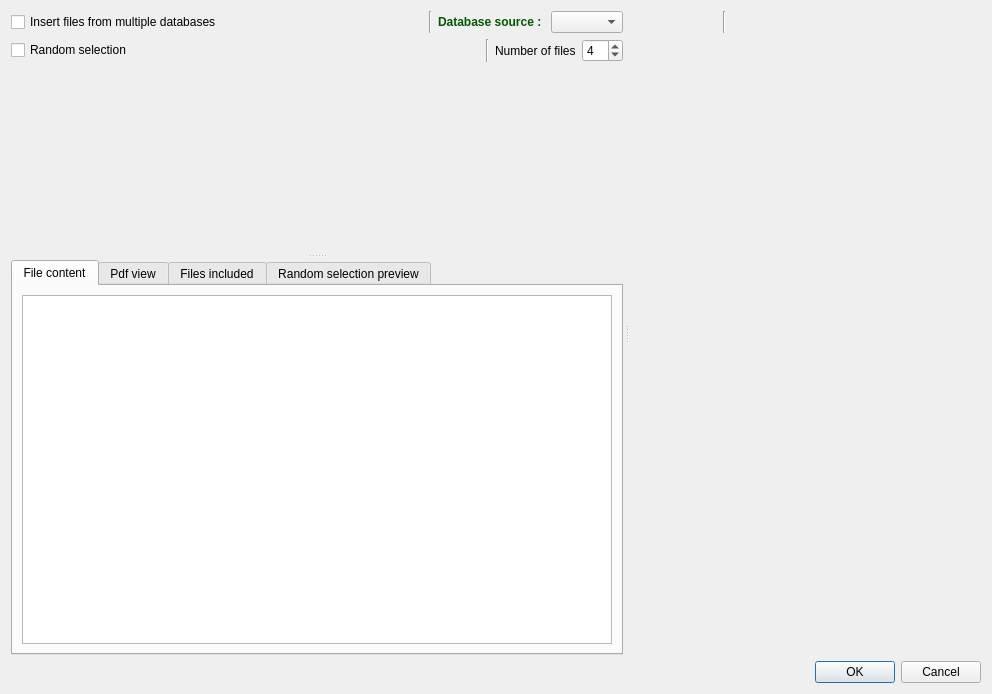
<?xml version="1.0" encoding="UTF-8"?>
<ui version="4.0">
 <class>AddFileToEditor</class>
 <widget class="QDialog" name="AddFileToEditor">
  <property name="geometry">
   <rect>
    <x>0</x>
    <y>0</y>
    <width>992</width>
    <height>694</height>
   </rect>
  </property>
  <property name="sizePolicy">
   <sizepolicy hsizetype="Preferred" vsizetype="Preferred">
    <horstretch>0</horstretch>
    <verstretch>0</verstretch>
   </sizepolicy>
  </property>
  <property name="windowTitle">
   <string>Insert file to document</string>
  </property>
  <property name="windowIcon">
   <iconset>
    <normaloff>:/images/add-button.png</normaloff>:/images/add-button.png</iconset>
  </property>
  <layout class="QGridLayout" name="gridLayout">
   <item row="1" column="0">
    <widget class="QDialogButtonBox" name="Okbutton">
     <property name="sizePolicy">
      <sizepolicy hsizetype="Expanding" vsizetype="Fixed">
       <horstretch>0</horstretch>
       <verstretch>0</verstretch>
      </sizepolicy>
     </property>
     <property name="orientation">
      <enum>Qt::Horizontal</enum>
     </property>
     <property name="standardButtons">
      <set>QDialogButtonBox::Cancel|QDialogButtonBox::Ok</set>
     </property>
    </widget>
   </item>
   <item row="0" column="0">
    <widget class="QSplitter" name="splitter_2">
     <property name="orientation">
      <enum>Qt::Horizontal</enum>
     </property>
     <property name="handleWidth">
      <number>8</number>
     </property>
     <widget class="QSplitter" name="splitter">
      <property name="orientation">
       <enum>Qt::Vertical</enum>
      </property>
      <property name="handleWidth">
       <number>8</number>
      </property>
      <widget class="QWidget" name="layoutWidget">
       <layout class="QGridLayout" name="gridLayout_16">
        <item row="2" column="0" colspan="2">
         <layout class="QHBoxLayout" name="horizontalLayout_4">
          <item>
           <widget class="Switch" name="checkBox">
            <property name="text">
             <string>Insert files from multiple databases</string>
            </property>
           </widget>
          </item>
          <item>
           <spacer name="horizontalSpacer_2">
            <property name="orientation">
             <enum>Qt::Horizontal</enum>
            </property>
            <property name="sizeHint" stdset="0">
             <size>
              <width>40</width>
              <height>20</height>
             </size>
            </property>
           </spacer>
          </item>
          <item>
           <widget class="Line" name="line">
            <property name="orientation">
             <enum>Qt::Vertical</enum>
            </property>
           </widget>
          </item>
          <item>
           <widget class="QLabel" name="label_2">
            <property name="sizePolicy">
             <sizepolicy hsizetype="Fixed" vsizetype="Preferred">
              <horstretch>0</horstretch>
              <verstretch>0</verstretch>
             </sizepolicy>
            </property>
            <property name="font">
             <font>
              <bold>true</bold>
             </font>
            </property>
            <property name="styleSheet">
             <string notr="true">color: rgb(0, 88, 0);</string>
            </property>
            <property name="text">
             <string>Database source : </string>
            </property>
           </widget>
          </item>
          <item>
           <widget class="QComboBox" name="FilesDatabasesCombo"/>
          </item>
         </layout>
        </item>
        <item row="4" column="1">
         <layout class="QVBoxLayout" name="verticalLayout">
          <property name="spacing">
           <number>0</number>
          </property>
          <item>
           <widget class="QPushButton" name="addButton">
            <property name="sizePolicy">
             <sizepolicy hsizetype="Maximum" vsizetype="Fixed">
              <horstretch>0</horstretch>
              <verstretch>0</verstretch>
             </sizepolicy>
            </property>
            <property name="text">
             <string/>
            </property>
            <property name="icon">
             <iconset resource="../images.qrc">
              <normaloff>:/images/go-next.svg</normaloff>:/images/go-next.svg</iconset>
            </property>
            <property name="flat">
             <bool>true</bool>
            </property>
           </widget>
          </item>
          <item>
           <widget class="QPushButton" name="addEverything">
            <property name="sizePolicy">
             <sizepolicy hsizetype="Fixed" vsizetype="Fixed">
              <horstretch>0</horstretch>
              <verstretch>0</verstretch>
             </sizepolicy>
            </property>
            <property name="text">
             <string/>
            </property>
            <property name="icon">
             <iconset resource="../images.qrc">
              <normaloff>:/images/go-last.svg</normaloff>:/images/go-last.svg</iconset>
            </property>
            <property name="flat">
             <bool>true</bool>
            </property>
           </widget>
          </item>
          <item>
           <widget class="QPushButton" name="removeButton">
            <property name="sizePolicy">
             <sizepolicy hsizetype="Maximum" vsizetype="Fixed">
              <horstretch>0</horstretch>
              <verstretch>0</verstretch>
             </sizepolicy>
            </property>
            <property name="text">
             <string/>
            </property>
            <property name="icon">
             <iconset resource="../images.qrc">
              <normaloff>:/images/go-previous.svg</normaloff>:/images/go-previous.svg</iconset>
            </property>
            <property name="flat">
             <bool>true</bool>
            </property>
           </widget>
          </item>
          <item>
           <spacer name="verticalSpacer">
            <property name="orientation">
             <enum>Qt::Vertical</enum>
            </property>
            <property name="sizeHint" stdset="0">
             <size>
              <width>20</width>
              <height>40</height>
             </size>
            </property>
           </spacer>
          </item>
         </layout>
        </item>
        <item row="3" column="0" colspan="2">
         <layout class="QHBoxLayout" name="horizontalLayout">
          <item>
           <widget class="Switch" name="RandomSelection">
            <property name="text">
             <string>Random selection</string>
            </property>
           </widget>
          </item>
          <item>
           <spacer name="horizontalSpacer_4">
            <property name="orientation">
             <enum>Qt::Horizontal</enum>
            </property>
            <property name="sizeHint" stdset="0">
             <size>
              <width>40</width>
              <height>20</height>
             </size>
            </property>
           </spacer>
          </item>
          <item>
           <widget class="Line" name="line_3">
            <property name="orientation">
             <enum>Qt::Vertical</enum>
            </property>
           </widget>
          </item>
          <item>
           <widget class="QLabel" name="numLabel">
            <property name="text">
             <string>Number of files</string>
            </property>
           </widget>
          </item>
          <item>
           <widget class="QSpinBox" name="numOfFilesSpin">
            <property name="sizePolicy">
             <sizepolicy hsizetype="Fixed" vsizetype="Fixed">
              <horstretch>0</horstretch>
              <verstretch>0</verstretch>
             </sizepolicy>
            </property>
            <property name="minimum">
             <number>1</number>
            </property>
            <property name="value">
             <number>4</number>
            </property>
           </widget>
          </item>
         </layout>
        </item>
       </layout>
      </widget>
      <widget class="QWidget" name="layoutWidget">
       <layout class="QGridLayout" name="gridLayout_17">
        <item row="0" column="0">
         <widget class="QTabWidget" name="FilesTabWidget">
          <property name="currentIndex">
           <number>0</number>
          </property>
          <widget class="QWidget" name="tab_3">
           <attribute name="title">
            <string>File content</string>
           </attribute>
           <layout class="QVBoxLayout" name="verticalLayout_5">
            <item>
             <widget class="LatexTextBrowser" name="FileContent"/>
            </item>
           </layout>
          </widget>
          <widget class="QWidget" name="tab_4">
           <attribute name="title">
            <string>Pdf view</string>
           </attribute>
           <layout class="QVBoxLayout" name="verticalLayout_6"/>
          </widget>
          <widget class="QWidget" name="tab_5">
           <attribute name="title">
            <string>Files included</string>
           </attribute>
           <layout class="QGridLayout" name="gridLayout_3">
            <item row="0" column="0">
             <widget class="QTableView" name="filesSelected">
              <property name="selectionMode">
               <enum>QAbstractItemView::SingleSelection</enum>
              </property>
              <property name="selectionBehavior">
               <enum>QAbstractItemView::SelectRows</enum>
              </property>
              <property name="horizontalScrollMode">
               <enum>QAbstractItemView::ScrollPerPixel</enum>
              </property>
             </widget>
            </item>
            <item row="0" column="1">
             <layout class="QVBoxLayout" name="verticalLayout_7">
              <item>
               <widget class="QPushButton" name="removeSelectedFile">
                <property name="text">
                 <string/>
                </property>
                <property name="icon">
                 <iconset resource="../images.qrc">
                  <normaloff>:/images/edit-delete-2.svg</normaloff>:/images/edit-delete-2.svg</iconset>
                </property>
                <property name="flat">
                 <bool>true</bool>
                </property>
               </widget>
              </item>
              <item>
               <widget class="QPushButton" name="ShowPdfOfFile">
                <property name="text">
                 <string/>
                </property>
                <property name="icon">
                 <iconset resource="../images.qrc">
                  <normaloff>:/images/pdf.svg</normaloff>:/images/pdf.svg</iconset>
                </property>
                <property name="checkable">
                 <bool>true</bool>
                </property>
                <property name="flat">
                 <bool>true</bool>
                </property>
               </widget>
              </item>
              <item>
               <spacer name="verticalSpacer_3">
                <property name="orientation">
                 <enum>Qt::Vertical</enum>
                </property>
                <property name="sizeHint" stdset="0">
                 <size>
                  <width>20</width>
                  <height>40</height>
                 </size>
                </property>
               </spacer>
              </item>
             </layout>
            </item>
           </layout>
          </widget>
          <widget class="QWidget" name="tab_6">
           <attribute name="title">
            <string>Random selection preview</string>
           </attribute>
           <layout class="QVBoxLayout" name="verticalLayout_11">
            <item>
             <widget class="QSplitter" name="splitter_3">
              <property name="orientation">
               <enum>Qt::Horizontal</enum>
              </property>
              <widget class="QWidget" name="layoutWidget">
               <layout class="QGridLayout" name="gridLayout_2">
                <item row="0" column="0">
                 <layout class="QHBoxLayout" name="horizontalLayout_7">
                  <item>
                   <widget class="QLabel" name="SelectedFilesLabel">
                    <property name="sizePolicy">
                     <sizepolicy hsizetype="Minimum" vsizetype="Preferred">
                      <horstretch>0</horstretch>
                      <verstretch>0</verstretch>
                     </sizepolicy>
                    </property>
                    <property name="text">
                     <string>Files selected</string>
                    </property>
                   </widget>
                  </item>
                  <item>
                   <widget class="QPushButton" name="RefreshSelection">
                    <property name="sizePolicy">
                     <sizepolicy hsizetype="Fixed" vsizetype="Fixed">
                      <horstretch>0</horstretch>
                      <verstretch>0</verstretch>
                     </sizepolicy>
                    </property>
                    <property name="text">
                     <string>Random selection</string>
                    </property>
                    <property name="icon">
                     <iconset resource="../images.qrc">
                      <normaloff>:/images/update-document.svg</normaloff>:/images/update-document.svg</iconset>
                    </property>
                   </widget>
                  </item>
                 </layout>
                </item>
                <item row="1" column="0">
                 <widget class="QListWidget" name="RandomSelectionList">
                  <property name="alternatingRowColors">
                   <bool>true</bool>
                  </property>
                 </widget>
                </item>
                <item row="1" column="1">
                 <layout class="QVBoxLayout" name="verticalLayout_10">
                  <property name="spacing">
                   <number>2</number>
                  </property>
                  <item>
                   <widget class="QPushButton" name="moveUp">
                    <property name="text">
                     <string/>
                    </property>
                    <property name="icon">
                     <iconset resource="../images.qrc">
                      <normaloff>:/images/go-up.svg</normaloff>:/images/go-up.svg</iconset>
                    </property>
                    <property name="flat">
                     <bool>true</bool>
                    </property>
                   </widget>
                  </item>
                  <item>
                   <widget class="QPushButton" name="moveDown">
                    <property name="text">
                     <string/>
                    </property>
                    <property name="icon">
                     <iconset resource="../images.qrc">
                      <normaloff>:/images/go-down.svg</normaloff>:/images/go-down.svg</iconset>
                    </property>
                    <property name="flat">
                     <bool>true</bool>
                    </property>
                   </widget>
                  </item>
                  <item>
                   <widget class="QPushButton" name="AddRandomFiles">
                    <property name="sizePolicy">
                     <sizepolicy hsizetype="Minimum" vsizetype="Fixed">
                      <horstretch>0</horstretch>
                      <verstretch>0</verstretch>
                     </sizepolicy>
                    </property>
                    <property name="toolTip">
                     <string>Add selected files to editor</string>
                    </property>
                    <property name="text">
                     <string/>
                    </property>
                    <property name="icon">
                     <iconset resource="../images.qrc">
                      <normaloff>:/images/go-last.svg</normaloff>:/images/go-last.svg</iconset>
                    </property>
                    <property name="flat">
                     <bool>true</bool>
                    </property>
                   </widget>
                  </item>
                  <item>
                   <widget class="QPushButton" name="removeUnSelected">
                    <property name="toolTip">
                     <string>Remove unselected files</string>
                    </property>
                    <property name="text">
                     <string/>
                    </property>
                    <property name="icon">
                     <iconset resource="../images.qrc">
                      <normaloff>:/images/edit-delete-2.svg</normaloff>:/images/edit-delete-2.svg</iconset>
                    </property>
                    <property name="flat">
                     <bool>true</bool>
                    </property>
                   </widget>
                  </item>
                  <item>
                   <widget class="QPushButton" name="ShowRandomPdf">
                    <property name="text">
                     <string/>
                    </property>
                    <property name="icon">
                     <iconset resource="../images.qrc">
                      <normaloff>:/images/pdf.svg</normaloff>:/images/pdf.svg</iconset>
                    </property>
                    <property name="checkable">
                     <bool>true</bool>
                    </property>
                    <property name="flat">
                     <bool>true</bool>
                    </property>
                   </widget>
                  </item>
                  <item>
                   <spacer name="verticalSpacer_2">
                    <property name="orientation">
                     <enum>Qt::Vertical</enum>
                    </property>
                    <property name="sizeHint" stdset="0">
                     <size>
                      <width>20</width>
                      <height>40</height>
                     </size>
                    </property>
                   </spacer>
                  </item>
                 </layout>
                </item>
               </layout>
              </widget>
              <widget class="QWidget" name="verticalLayoutWidget">
               <layout class="QVBoxLayout" name="verticalLayout_9"/>
              </widget>
             </widget>
            </item>
           </layout>
          </widget>
         </widget>
        </item>
       </layout>
      </widget>
     </widget>
     <widget class="QWidget" name="layoutWidget">
      <layout class="QVBoxLayout" name="verticalLayout_2">
       <item>
        <widget class="QWidget" name="ToolBar" native="true">
         <layout class="QHBoxLayout" name="horizontalLayout_5">
          <property name="leftMargin">
           <number>0</number>
          </property>
          <property name="topMargin">
           <number>0</number>
          </property>
          <property name="rightMargin">
           <number>0</number>
          </property>
          <property name="bottomMargin">
           <number>0</number>
          </property>
          <item>
           <widget class="QPushButton" name="SourceCode">
            <property name="text">
             <string/>
            </property>
            <property name="icon">
             <iconset resource="../images.qrc">
              <normaloff>:/images/latex-config.svg</normaloff>:/images/latex-config.svg</iconset>
            </property>
            <property name="iconSize">
             <size>
              <width>20</width>
              <height>20</height>
             </size>
            </property>
            <property name="checkable">
             <bool>true</bool>
            </property>
            <property name="flat">
             <bool>true</bool>
            </property>
            <attribute name="buttonGroup">
             <string notr="true">buttonGroup</string>
            </attribute>
           </widget>
          </item>
          <item>
           <widget class="QPushButton" name="PdfPreview">
            <property name="text">
             <string/>
            </property>
            <property name="icon">
             <iconset resource="../images.qrc">
              <normaloff>:/images/pdf2.svg</normaloff>:/images/pdf2.svg</iconset>
            </property>
            <property name="iconSize">
             <size>
              <width>20</width>
              <height>20</height>
             </size>
            </property>
            <property name="checkable">
             <bool>true</bool>
            </property>
            <property name="flat">
             <bool>true</bool>
            </property>
            <attribute name="buttonGroup">
             <string notr="true">buttonGroup</string>
            </attribute>
           </widget>
          </item>
          <item>
           <widget class="Line" name="line_2">
            <property name="orientation">
             <enum>Qt::Vertical</enum>
            </property>
           </widget>
          </item>
          <item>
           <widget class="QPushButton" name="Rebuild">
            <property name="text">
             <string/>
            </property>
            <property name="icon">
             <iconset resource="../images.qrc">
              <normaloff>:/images/media-playback-start.svg</normaloff>:/images/media-playback-start.svg</iconset>
            </property>
            <property name="flat">
             <bool>true</bool>
            </property>
           </widget>
          </item>
          <item>
           <widget class="QPushButton" name="Save">
            <property name="text">
             <string/>
            </property>
            <property name="icon">
             <iconset resource="../images.qrc">
              <normaloff>:/images/document-save.svg</normaloff>:/images/document-save.svg</iconset>
            </property>
            <property name="flat">
             <bool>true</bool>
            </property>
           </widget>
          </item>
          <item>
           <spacer name="horizontalSpacer_3">
            <property name="orientation">
             <enum>Qt::Horizontal</enum>
            </property>
            <property name="sizeHint" stdset="0">
             <size>
              <width>40</width>
              <height>20</height>
             </size>
            </property>
           </spacer>
          </item>
         </layout>
        </widget>
       </item>
       <item>
        <widget class="QStackedWidget" name="stackedWidget">
         <property name="currentIndex">
          <number>1</number>
         </property>
         <widget class="QWidget" name="stackedWidgetPage1">
          <layout class="QVBoxLayout" name="verticalLayout_3">
           <property name="leftMargin">
            <number>1</number>
           </property>
           <property name="topMargin">
            <number>1</number>
           </property>
           <property name="rightMargin">
            <number>1</number>
           </property>
           <property name="bottomMargin">
            <number>1</number>
           </property>
           <item>
            <widget class="LatexTextEdit" name="DocumentContent"/>
           </item>
          </layout>
         </widget>
         <widget class="QWidget" name="stackedWidgetPage2">
          <layout class="QVBoxLayout" name="verticalLayout_4">
           <property name="leftMargin">
            <number>1</number>
           </property>
           <property name="topMargin">
            <number>1</number>
           </property>
           <property name="rightMargin">
            <number>1</number>
           </property>
           <property name="bottomMargin">
            <number>1</number>
           </property>
          </layout>
         </widget>
        </widget>
       </item>
      </layout>
     </widget>
    </widget>
   </item>
  </layout>
 </widget>
 <customwidgets>
  <customwidget>
   <class>LatexTextEdit</class>
   <extends>QTextEdit</extends>
   <header>highlighter.h</header>
  </customwidget>
  <customwidget>
   <class>LatexTextBrowser</class>
   <extends>QTextEdit</extends>
   <header>highlighter.h</header>
  </customwidget>
  <customwidget>
   <class>Switch</class>
   <extends>QCheckBox</extends>
   <header>switch.h</header>
  </customwidget>
 </customwidgets>
 <resources>
  <include location="../images.qrc"/>
 </resources>
 <connections>
  <connection>
   <sender>Okbutton</sender>
   <signal>accepted()</signal>
   <receiver>AddFileToEditor</receiver>
   <slot>accept()</slot>
   <hints>
    <hint type="sourcelabel">
     <x>257</x>
     <y>684</y>
    </hint>
    <hint type="destinationlabel">
     <x>157</x>
     <y>274</y>
    </hint>
   </hints>
  </connection>
  <connection>
   <sender>Okbutton</sender>
   <signal>rejected()</signal>
   <receiver>AddFileToEditor</receiver>
   <slot>reject()</slot>
   <hints>
    <hint type="sourcelabel">
     <x>325</x>
     <y>684</y>
    </hint>
    <hint type="destinationlabel">
     <x>286</x>
     <y>274</y>
    </hint>
   </hints>
  </connection>
 </connections>
 <buttongroups>
  <buttongroup name="buttonGroup"/>
 </buttongroups>
</ui>
